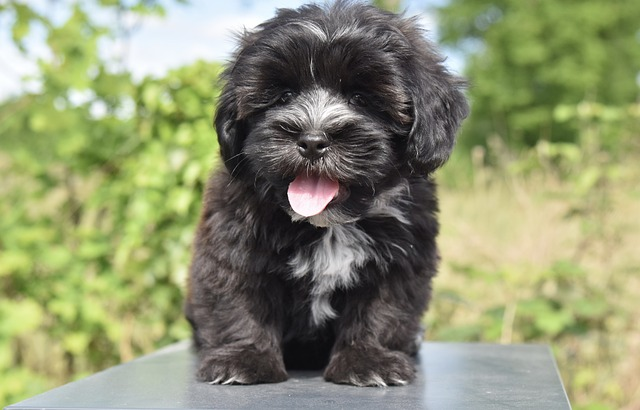
#> input picture Thresholding/dog.jpg, 640 x 410 px
$ python simple_threshold.py
#> lines starting #> are read from the running program, lines starting #| are printed output that depends on the picture; after the words box and inside, x2 and y2 are one past the last pixel; in counts of white or black regions, pixels touching at a corner belong together
import cv2  as cv

img=cv.imread('dog.jpg')
#> img is the input picture: shape (410, 640, 3); mean B, G, R 113.3, 147.4, 142.2
cv. imshow('img',img)

gray=cv.cvtColor(img,cv.COLOR_BGR2GRAY)
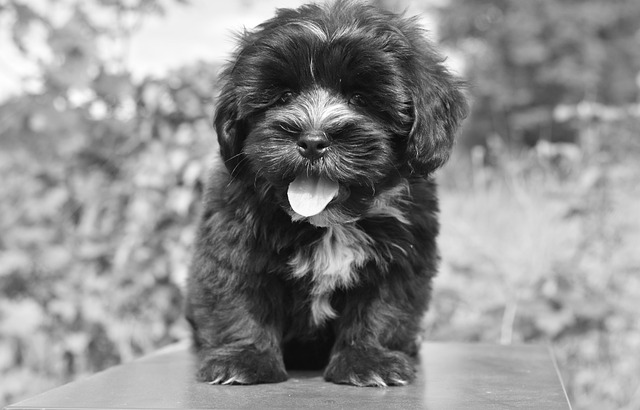
#> gray: shape (410, 640); min 1, max 255, mean 142
cv.imshow('gray',gray)

threshold, thresh=cv.threshold(gray,100,255,cv.THRESH_BINARY)
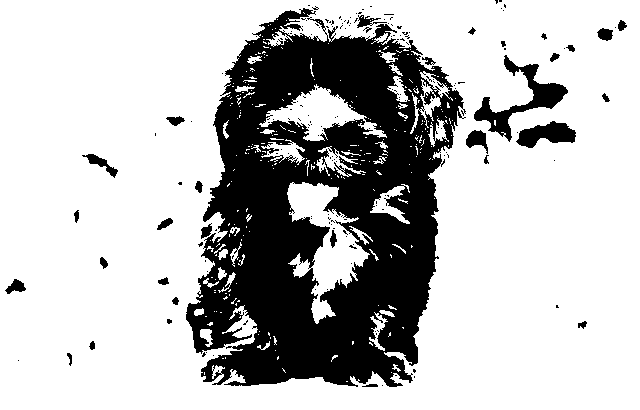
#> thresh: shape (410, 640); 74.1% white; 191 black regions (159 under 20 px), largest, box (x1, y1, x2, y2) and area: (186, 8, 466, 387) 62268, (474, 55, 568, 142) 1984, (516, 121, 576, 148) 953
cv.imshow('thresh',thresh)
print(threshold)


cv.waitKey(0)
